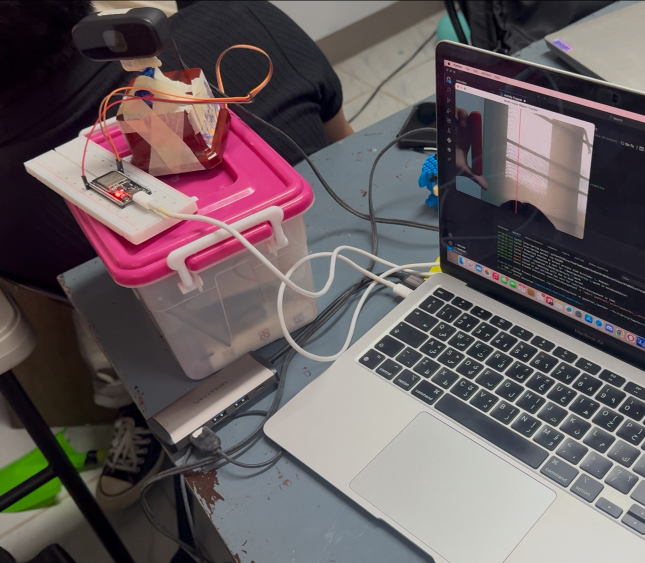
#> input picture dspPython/Activity5 Pic.jpeg, 1290 x 1125 px, given in place of the camera (shown at 1/2 size)
$ python 'Activity 4.py'
#> lines starting #> are read from the running program, lines starting #| are printed output that depends on the picture; after the words box and inside, x2 and y2 are one past the last pixel; in counts of white or black regions, pixels touching at a corner belong together
import cv2
import numpy as np

cap = cv2.VideoCapture(0)  # Use local webcam instead of IP camera
cap.set(3, 640)
cap.set(4, 480)
totalCount = 0

hsvVals = {'hmin': 0, 'smin': 0, 'vmin': 164, 'hmax': 179, 'smax': 111, 'vmax': 255}

def empty(a):
    pass

cv2.namedWindow("Setting")
cv2.resizeWindow("Setting", 640, 240)
cv2.createTrackbar("Threshold1", "Setting", 175, 255, empty)
cv2.createTrackbar("Threshold2", "Setting", 36, 255, empty)

def preProcess(img):
    imgPre = cv2.GaussianBlur(img, (151, 151), 3)
    threshold1 = cv2.getTrackbarPos("Threshold1", "Setting")
    threshold2 = cv2.getTrackbarPos("Threshold2", "Setting")
    imgPre = cv2.Canny(imgPre, threshold1, threshold2)
    kernel = np.ones((3, 3), np.uint8)
    imgPre = cv2.dilate(imgPre, kernel, iterations=1)
    imgPre = cv2.morphologyEx(imgPre, cv2.MORPH_CLOSE, kernel)
    return imgPre

def findContours(img, imgPre, minArea=20):
    contours, _ = cv2.findContours(imgPre, cv2.RETR_EXTERNAL, cv2.CHAIN_APPROX_SIMPLE)
    conFound = []
    imgContours = img.copy()

    for cnt in contours:
        area = cv2.contourArea(cnt)
        if area > minArea:
            peri = cv2.arcLength(cnt, True)
            approx = cv2.approxPolyDP(cnt, 0.02 * peri, True)
            x, y, w, h = cv2.boundingRect(approx)

            conFound.append({'cnt': cnt, 'area': area, 'bbox': [x, y, w, h]})
            cv2.drawContours(imgContours, [cnt], -1, (0, 255, 0), 2)
            cv2.rectangle(imgContours, (x, y), (x + w, y + h), (255, 0, 0), 2)

    return imgContours, conFound

def updateColorMask(img, hsvVals):
    hsv = cv2.cvtColor(img, cv2.COLOR_BGR2HSV)
    lower = np.array([hsvVals['hmin'], hsvVals['smin'], hsvVals['vmin']])
    upper = np.array([hsvVals['hmax'], hsvVals['smax'], hsvVals['vmax']])
    mask = cv2.inRange(hsv, lower, upper)
    return mask

def putTextRect(img, text, pos, scale=3, thickness=3, colorT=(255, 255, 255),
                colorR=(255, 0, 255), font=cv2.FONT_HERSHEY_PLAIN,
                offset=10, border=None, colorB=(0, 255, 0)):
    ox, oy = pos
    (w, h), _ = cv2.getTextSize(text, font, scale, thickness)

    x1, y1, x2, y2 = ox - offset, oy + offset, ox + w + offset, oy - h - offset

    cv2.rectangle(img, (x1, y1), (x2, y2), colorR, cv2.FILLED)
    if border is not None:
        cv2.rectangle(img, (x1, y1), (x2, y2), colorB, border)
    cv2.putText(img, text, (ox, oy), font, scale, colorT, thickness)

    return img

def stackImages(scale, imgArray):
    rows = len(imgArray)
    cols = len(imgArray[0])
    rowsAvailable = isinstance(imgArray[0], list)
    width = imgArray[0][0].shape[1]
    height = imgArray[0][0].shape[0]

    if rowsAvailable:
        for x in range(0, rows):
            for y in range(0, cols):
                if imgArray[x][y].shape[:2] == imgArray[0][0].shape[:2]:
                    imgArray[x][y] = cv2.resize(imgArray[x][y], (0, 0), None, scale, scale)
                else:
                    imgArray[x][y] = cv2.resize(imgArray[x][y], (imgArray[0][0].shape[1], imgArray[0][0].shape[0]), None, scale, scale)
                if len(imgArray[x][y].shape) == 2:
                    imgArray[x][y] = cv2.cvtColor(imgArray[x][y], cv2.COLOR_GRAY2BGR)
        imageBlank = np.zeros((height, width, 3), np.uint8)
        hor = [imageBlank] * rows
        for x in range(0, rows):
            hor[x] = np.hstack(imgArray[x])
        ver = np.vstack(hor)
    else:
        for x in range(0, rows):
            if imgArray[x].shape[:2] == imgArray[0].shape[:2]:
                imgArray[x] = cv2.resize(imgArray[x], (0, 0), None, scale, scale)
            else:
                imgArray[x] = cv2.resize(imgArray[x], (imgArray[0].shape[1], imgArray[0].shape[0]), None, scale, scale)
            if len(imgArray[x].shape) == 2:
                imgArray[x] = cv2.cvtColor(imgArray[x], cv2.COLOR_GRAY2BGR)
        hor = np.hstack(imgArray)
        ver = hor
    return ver

while True:
    success, img = cap.read()
#> img is the input picture: shape (1125, 1290, 3); mean B, G, R 94.8, 92.2, 102.2
    if not success:
        print("Failed to capture image")
        break

    imgPre = preProcess(img)
#> in preProcess, `imgPre = cv2.Canny(imgPre, threshold1, threshold2)`:
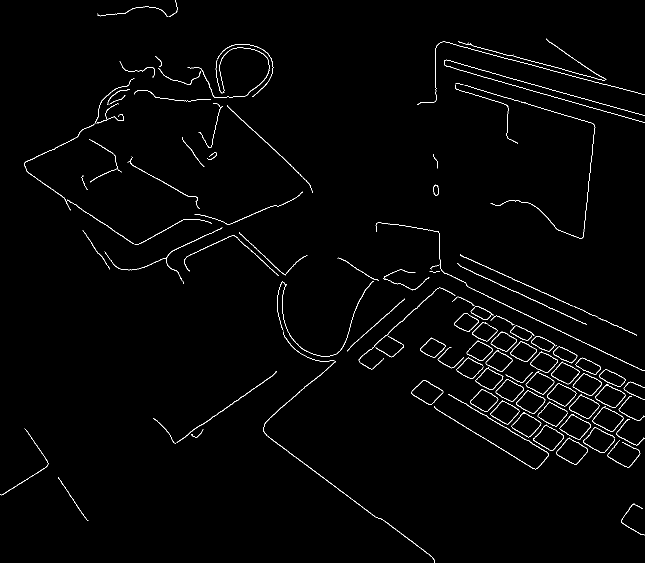
#> imgPre: shape (1125, 1290) (shown at 1/2 size); 1.4% white in thin lines or dots
#> in preProcess, `imgPre = cv2.dilate(imgPre, kernel, iterations=1)`:
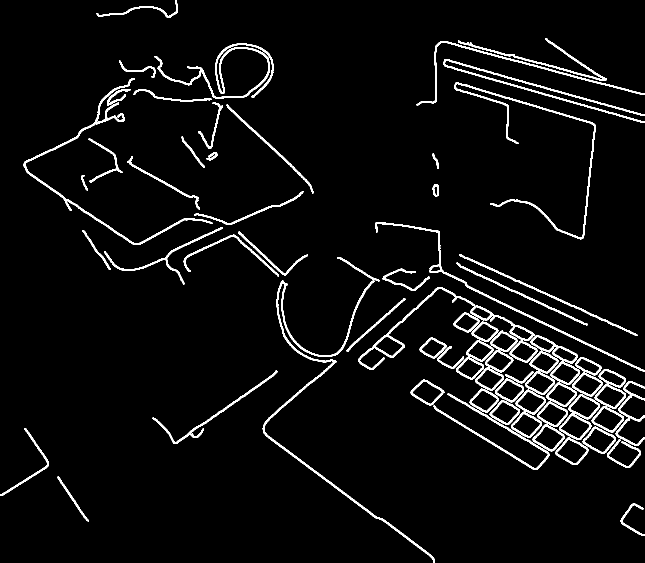
#> imgPre: shape (1125, 1290) (shown at 1/2 size); 4.7% white; 62 white regions, largest, box (x1, y1, x2, y2) and area: (525, 561, 870, 1125) 4881, (716, 574, 1160, 770) 4572, (47, 156, 425, 490) 3462
#> in preProcess, `imgPre = cv2.morphologyEx(imgPre, cv2.MORPH_CLOSE, kernel)`:
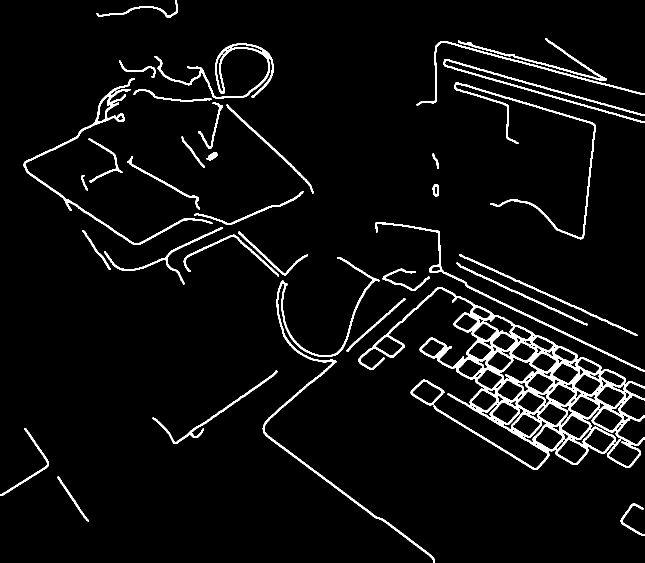
#> imgPre: shape (1125, 1290) (shown at 1/2 size); 4.9% white; 35 white regions
    imgContours, conFound = findContours(img, imgPre, minArea=20)
#> in findContours, `contours, _ = cv2.findContours(imgPre, cv2.RETR_EXTERNAL, cv2.CHAIN_AP..`: contours = 35 contours; largest, box (x1, y1, x2, y2) and area: (716, 574, 1290, 940) 72310, (525, 514, 870, 1125) 4106, (47, 156, 425, 490) 3764, (309, 87, 548, 197) 3306, (909, 165, 1192, 479) 2392
#> the loop in findContours, `for cnt in contours:` made 35 passes
#> (area, peri, approx, x, y, w, h) on passes 2, 3, 6, 9, 11, 13, 14, 17: (338.5, 233.5, [[115, 953], [177, 1042]], 115, 953, 63, 90), (622, 431.8, [[50, 856], [94, 929], [2, 991], [96, 932]], 2, 856, 95, 136), (525, 330.8, [[810, 597], [693, 702]], 693, 597, 118, 106), (862.5, 629.7, [[913, 525], [1174, 650]], 913, 525, 262, 126), (1139, 848.5, [[919, 508], [1274, 671]], 919, 508, 356, 164), (617.5, 394.2, [[477, 463], [569, 551], [615, 511], [567, 546]], 477, 463, 139, 89), (301.5, 209.7, [[164, 460], [220, 539]], 164, 460, 57, 80), (660, 514.4, [[606, 382], [459, 447], [388, 430], [461, 449]], 388, 382, 219, 68)
#> (area, peri, x, y, w, h) on passes 1, 4, 5, 7, 8, 10: (374.5, 258.6, 1242, 1006, 48, 66), (2016, 183.3, 821, 759, 68, 51), (1167.5, 749, 305, 742, 250, 146), (72309.5, 3617.4, 716, 575, 574, 365), (513.5, 380.9, 765, 537, 95, 45), (4106.5, 2862.2, 527, 515, 343, 610)
#> after the loop in findContours, `for cnt in contours:`:
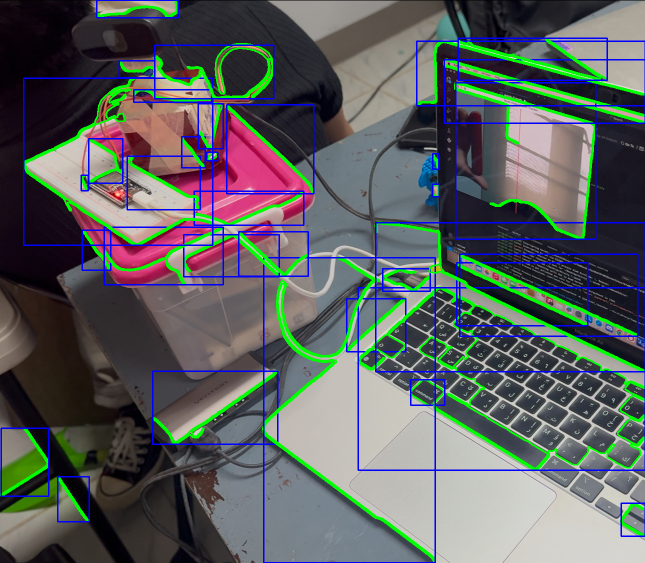
#> imgContours: shape (1125, 1290, 3) (shown at 1/2 size); 9.41% of pixels changed, all inside (x1, y1, x2, y2) = (0, 0, 1290, 1125)
#> after the loop in findContours, `for cnt in contours:`: conFound = 35 items
#> conFound = 35 items
    totalCount = 0

    if conFound:
        for count, contour in enumerate(conFound):
            peri = cv2.arcLength(contour['cnt'], True)
            approx = cv2.approxPolyDP(contour['cnt'], 0.02 * peri, True)

            if len(approx) > 5:
                area = contour['area']
                x, y, w, h = contour['bbox']
                imgCrop = img[y:y+h, x:x+w]
                mask = updateColorMask(img, hsvVals)
                whitePixels = cv2.countNonZero(mask)
                print(whitePixels)

                if area < 12830:
                    totalCount += 1
                elif 15940 < area < 20250:
                    totalCount += 20
                else:
                    totalCount += 5

                if 230000 < whitePixels < 260000:
                    totalCount += 50
                elif 260000 < whitePixels < 290000:
                    totalCount += 100
#> this loop made 35 passes
#> (peri, area, x, y, w, h, totalCount) on passes 1, 5, 7, 8, 10, 12, 15, 16, 18, 19, 20, 21: (258.6, 374.5, 1242, 1006, 48, 66, 1), (749, 1167.5, 305, 742, 250, 146, 2), (3617.4, 72309.5, 716, 575, 574, 365, 7), (380.9, 513.5, 765, 537, 95, 45, 8), (2862.2, 4106.5, 527, 515, 343, 610, 9), (556.3, 790.5, 367, 469, 191, 84, 10), (726.9, 991.5, 208, 454, 238, 115, 11), (1489.1, 2179.5, 751, 445, 539, 298, 12), (63.8, 241, 865, 368, 13, 25, 13), (77.36, 95.5, 162, 350, 14, 31, 14), (424.2, 602.5, 254, 312, 146, 107, 15), (71.46, 89, 865, 307, 12, 31, 16)
#> (peri, approx) on passes 2, 3, 6, 9, 11, 13: (233.5, [[115, 953], [177, 1042]]), (431.8, [[50, 856], [94, 929], [2, 991], [96, 932]]), (330.8, [[810, 597], [693, 702]]), (629.7, [[913, 525], [1174, 650]]), (848.5, [[919, 508], [1274, 671]]), (394.2, [[477, 463], [569, 551], [615, 511], [567, 546]])
#| 316530
#| 316530
#| 316530
#| 316530
#| 316530
#| 316530
#| 316530
#| 316530
#> (further printed lines are left out)
#> pass 1, `imgCrop = img[y:y+h, x:x+w]`:
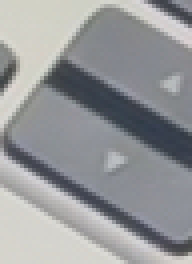
#> imgCrop: shape (66, 48, 3) (shown 4 times larger); mean B, G, R 153.4, 151.3, 149.8
#> pass 1, in updateColorMask, `mask = cv2.inRange(hsv, lower, upper)`:
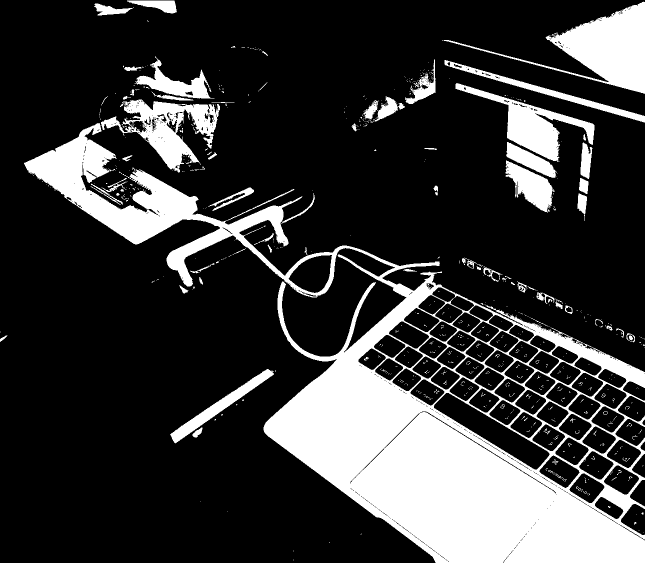
#> mask: shape (1125, 1290) (shown at 1/2 size); 21.8% white; 768 white regions (685 under 20 px), largest, box (x1, y1, x2, y2) and area: (48, 246, 1290, 1125) 233396, (887, 3, 1290, 188) 21118, (202, 199, 440, 345) 13011
#> after the loop, totalCount = 26

    imgStacked = stackImages(1, [[img, imgPre, imgContours]])
#> after the loop in stackImages, `for x in range(0, rows):`: imgArray = 1 item
#> in stackImages, `ver = np.vstack(hor)`:
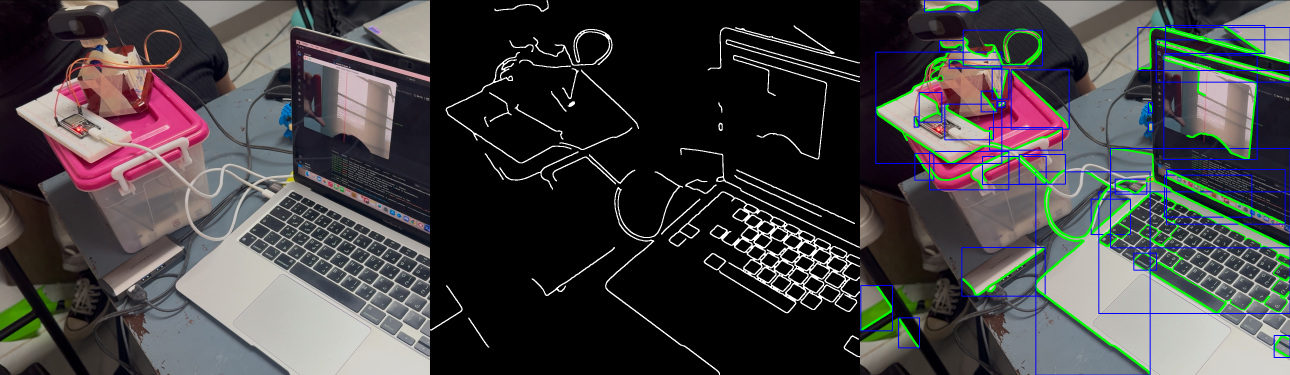
#> ver: shape (1125, 3870, 3) (shown at 1/3 size); mean of channels 0, 1, 2 67.7, 67, 68.6; drawn as B, G, R
    imgStacked = putTextRect(imgStacked, f'Total: {totalCount}', (50, 50))
#> in putTextRect, `(w, h), _ = cv2.getTextSize(text, font, scale, thickness)`: w = 225; h = 29
#> in putTextRect, `x1, y1, x2, y2 = ox - offset, oy + offset, ox + w + offset, oy - h - o..`: x1 = 40; y1 = 60; x2 = 285; y2 = 11
    cv2.imshow("Image", imgStacked)

    if cv2.waitKey(1) & 0xFF == ord('q'):
#> (key q is pressed here)
        break

cap.release()
cv2.destroyAllWindows()

$ run again, on dspPython/activity 5.jpeg
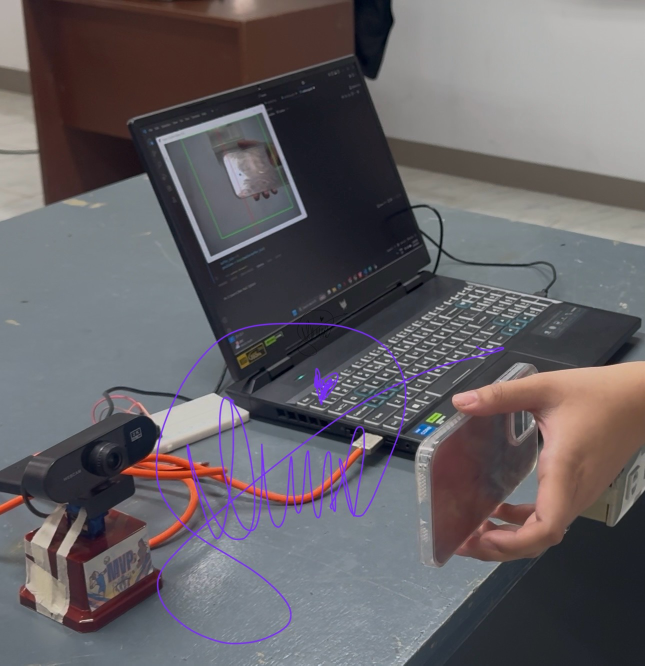
#> input picture dspPython/activity 5.jpeg, 1290 x 1331 px, given in place of the camera (shown at 1/2 size)
#> img is the input picture: shape (1331, 1290, 3); mean B, G, R 101.2, 97.1, 101.3
#> in preProcess, `imgPre = cv2.dilate(imgPre, kernel, iterations=1)`:
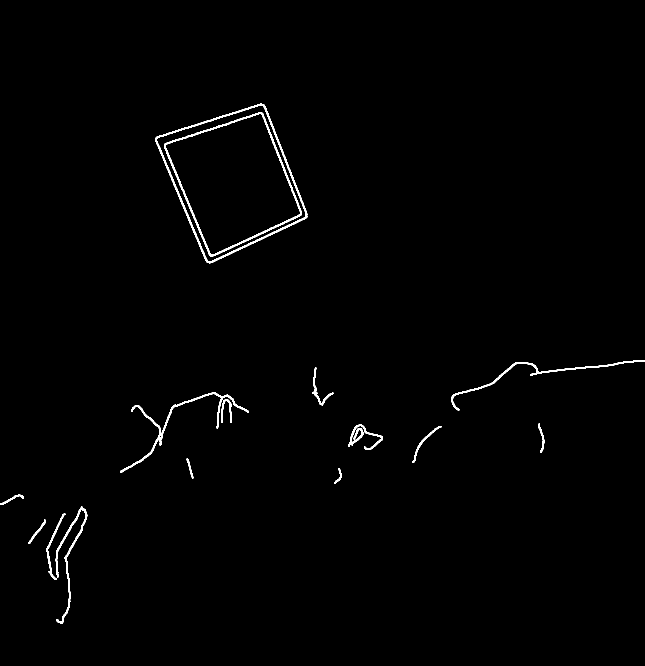
#> imgPre: shape (1331, 1290) (shown at 1/2 size); 0.89% white; 15 white regions, largest, box (x1, y1, x2, y2) and area: (310, 207, 615, 527) 3500, (328, 224, 604, 513) 3165, (241, 784, 498, 946) 1962
#> contours = 14 contours; largest, box (x1, y1, x2, y2) and area: (310, 207, 615, 527) 58966, (241, 784, 498, 946) 1529, (902, 721, 1290, 821) 1168, (111, 1013, 175, 1248) 1144, (696, 849, 766, 900) 1000
#> the loop in findContours, `for cnt in contours:` made 14 passes
#> (area, peri, approx, x, y, w, h) on passes 1, 6, 9, 14: (181, 126.9, [[90, 1039], [57, 1087], [89, 1048]], 57, 1039, 34, 49), (105, 91.11, [[373, 917], [382, 952], [386, 956], [376, 918]], 373, 917, 14, 40), (163, 132.4, [[1077, 847], [1085, 877], [1082, 905], [1088, 879]], 1077, 847, 12, 59), (58966, 1038.6, [[527, 208], [311, 275], [414, 525], [614, 434]], 311, 208, 304, 318)
#> after the loop in findContours, `for cnt in contours:`: conFound = 14 items
#> the loop `for count, contour in enumerate(conFound):` made 14 passes
#> (peri, area, x, y, w, h) on passes 3, 4, 5, 8, 10, 11, 12, 13: (881, 1144.5, 112, 1013, 57, 235), (119.4, 157, 0, 990, 48, 20), (80.18, 99.5, 668, 937, 16, 30), (304.6, 1000.5, 696, 849, 70, 51), (209.5, 240.5, 442, 798, 21, 48), (1086, 1529, 241, 784, 257, 162), (244.4, 343.5, 624, 735, 43, 76), (973.2, 1168.5, 902, 721, 388, 100)
#> (printed output is left out)
#> after the loop `for count, contour in enumerate(conFound):`: totalCount = 8
#> after the loop in stackImages, `for x in range(0, rows):`: imgArray = 1 item
#> in stackImages, `ver = np.vstack(hor)`:
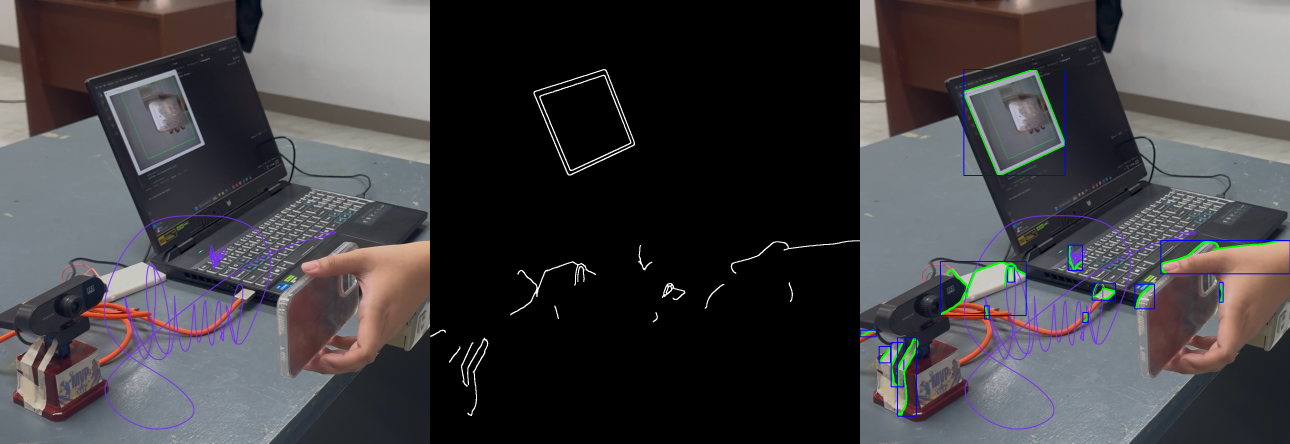
#> ver: shape (1331, 3870, 3) (shown at 1/3 size); mean of channels 0, 1, 2 68.4, 65.7, 67.7; drawn as B, G, R
#> in putTextRect, `(w, h), _ = cv2.getTextSize(text, font, scale, thickness)`: w = 195; h = 29
#> x1 = 40; y1 = 60; x2 = 255; y2 = 11
